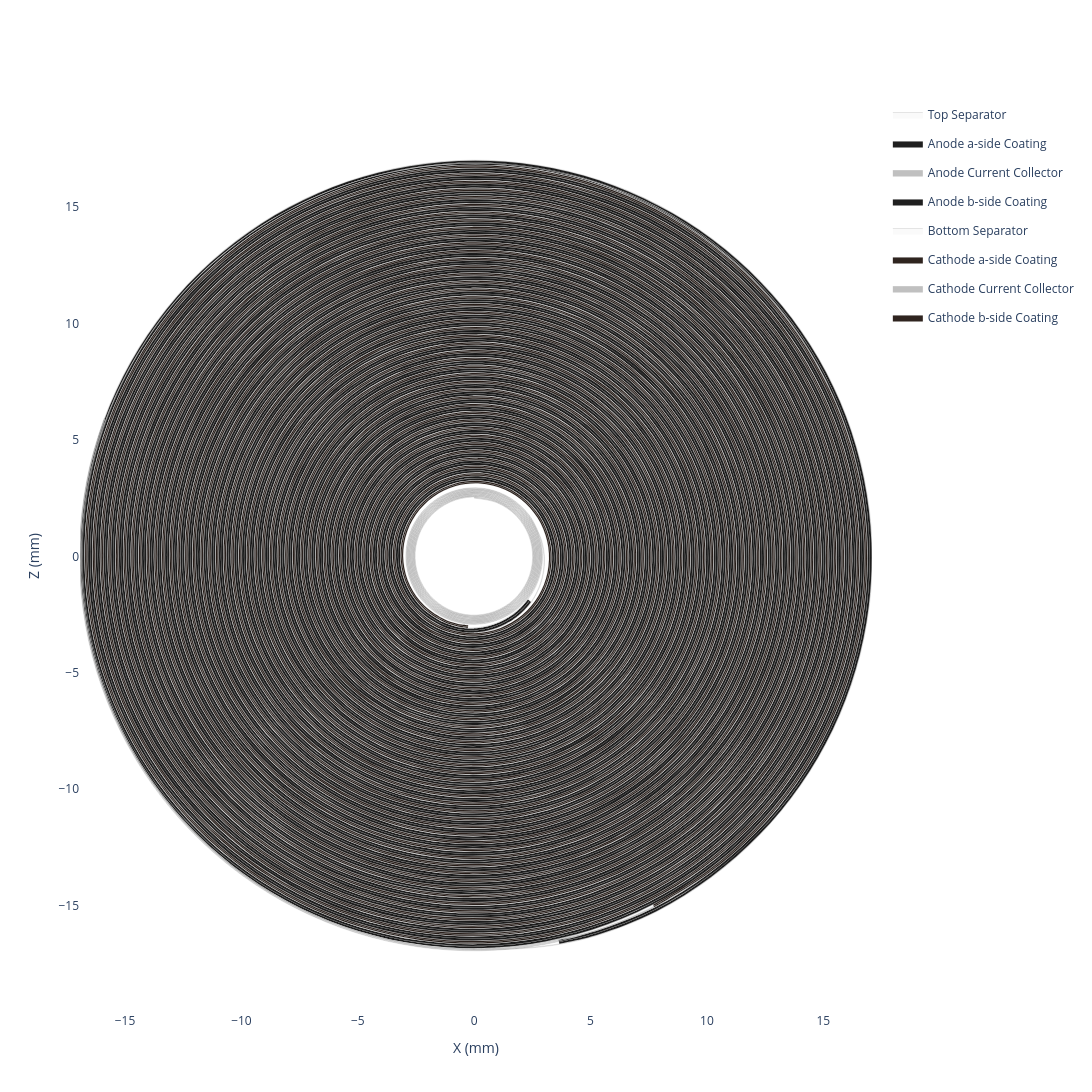

Write notebook code for a chart like this one.
### Code cell
my_jellyroll.get_spiral_plot(height=1300, width=1300).show()

### Figure 1 — Plotly figure (JSON) as saved in the notebook; plotly's stock layout.template omitted (floating-point values rounded to 4 significant figures; data arrays with more than 128 entries replaced by an {"elided": "..."} marker saying what was removed)
{"data": [{"customdata": {"elided": "3648x6 float values"}, "fill": "toself", "fillcolor": "#fafafa", "hovertemplate": "<b>Top Separator (Extruded)</b><br>Theta: %{customdata[0]:.2f}°<br>Unwrapped Length: %{customdata[1]:.2f} mm<br>Radius: %{customdata[2]:.2f} mm<br>X: %{customdata[3]:.2f} mm<br>Z: %{customdata[4]:.2f} mm<br>Turns: %{customdata[5]:.2f}<extra></extra>", "legendgroup": "Top Separator", "line": {"color": "black", "shape": "spline", "width": 0.1}, "mode": "lines", "name": "Top Separator", "type": "scatter", "x": {"elided": "3648 float values"}, "y": {"elided": "3648 float values"}}, {"customdata": {"elided": "2976x6 float values"}, "fill": "toself", "fillcolor": "#1f1f1f", "hovertemplate": "<b>Anode a-side Coating (Extruded)</b><br>Theta: %{customdata[0]:.2f}°<br>Unwrapped Length: %{customdata[1]:.2f} mm<br>Radius: %{customdata[2]:.2f} mm<br>X: %{customdata[3]:.2f} mm<br>Z: %{customdata[4]:.2f} mm<br>Turns: %{customdata[5]:.2f}<extra></extra>", "legendgroup": "Anode a-side Coating", "line": {"color": "black", "shape": "spline", "width": 0.1}, "mode": "lines", "name": "Anode a-side Coating", "type": "scatter", "x": {"elided": "2976 float values"}, "y": {"elided": "2976 float values"}}, {"customdata": {"elided": "2976x6 float values"}, "fill": "toself", "fillcolor": "#C0C0C0", "hovertemplate": "<b>Anode Current Collector (Extruded)</b><br>Theta: %{customdata[0]:.2f}°<br>Unwrapped Length: %{customdata[1]:.2f} mm<br>Radius: %{customdata[2]:.2f} mm<br>X: %{customdata[3]:.2f} mm<br>Z: %{customdata[4]:.2f} mm<br>Turns: %{customdata[5]:.2f}<extra></extra>", "legendgroup": "Anode Current Collector", "line": {"color": "black", "shape": "spline", "width": 0.1}, "mode": "lines", "name": "Anode Current Collector", "type": "scatter", "x": {"elided": "2976 float values"}, "y": {"elided": "2976 float values"}}, {"customdata": {"elided": "2976x6 float values"}, "fill": "toself", "fillcolor": "#1f1f1f", "hovertemplate": "<b>Anode b-side Coating (Extruded)</b><br>Theta: %{customdata[0]:.2f}°<br>Unwrapped Length: %{customdata[1]:.2f} mm<br>Radius: %{customdata[2]:.2f} mm<br>X: %{customdata[3]:.2f} mm<br>Z: %{customdata[4]:.2f} mm<br>Turns: %{customdata[5]:.2f}<extra></extra>", "legendgroup": "Anode b-side Coating", "line": {"color": "black", "shape": "spline", "width": 0.1}, "mode": "lines", "name": "Anode b-side Coating", "type": "scatter", "x": {"elided": "2976 float values"}, "y": {"elided": "2976 float values"}}, {"customdata": {"elided": "3648x6 float values"}, "fill": "toself", "fillcolor": "#fafafa", "hovertemplate": "<b>Bottom Separator (Extruded)</b><br>Theta: %{customdata[0]:.2f}°<br>Unwrapped Length: %{customdata[1]:.2f} mm<br>Radius: %{customdata[2]:.2f} mm<br>X: %{customdata[3]:.2f} mm<br>Z: %{customdata[4]:.2f} mm<br>Turns: %{customdata[5]:.2f}<extra></extra>", "legendgroup": "Bottom Separator", "line": {"color": "black", "shape": "spline", "width": 0.1}, "mode": "lines", "name": "Bottom Separator", "type": "scatter", "x": {"elided": "3648 float values"}, "y": {"elided": "3648 float values"}}, {"customdata": {"elided": "2660x6 float values"}, "fill": "toself", "fillcolor": "#2f241f", "hovertemplate": "<b>Cathode a-side Coating (Extruded)</b><br>Theta: %{customdata[0]:.2f}°<br>Unwrapped Length: %{customdata[1]:.2f} mm<br>Radius: %{customdata[2]:.2f} mm<br>X: %{customdata[3]:.2f} mm<br>Z: %{customdata[4]:.2f} mm<br>Turns: %{customdata[5]:.2f}<extra></extra>", "legendgroup": "Cathode a-side Coating", "line": {"color": "black", "shape": "spline", "width": 0.1}, "mode": "lines", "name": "Cathode a-side Coating", "type": "scatter", "x": {"elided": "2660 float values"}, "y": {"elided": "2660 float values"}}, {"customdata": {"elided": "2660x6 float values"}, "fill": "toself", "fillcolor": "#C0C0C0", "hovertemplate": "<b>Cathode Current Collector (Extruded)</b><br>Theta: %{customdata[0]:.2f}°<br>Unwrapped Length: %{customdata[1]:.2f} mm<br>Radius: %{customdata[2]:.2f} mm<br>X: %{customdata[3]:.2f} mm<br>Z: %{customdata[4]:.2f} mm<br>Turns: %{customdata[5]:.2f}<extra></extra>", "legendgroup": "Cathode Current Collector", "line": {"color": "black", "shape": "spline", "width": 0.1}, "mode": "lines", "name": "Cathode Current Collector", "type": "scatter", "x": {"elided": "2660 float values"}, "y": {"elided": "2660 float values"}}, {"customdata": {"elided": "2660x6 float values"}, "fill": "toself", "fillcolor": "#2f241f", "hovertemplate": "<b>Cathode b-side Coating (Extruded)</b><br>Theta: %{customdata[0]:.2f}°<br>Unwrapped Length: %{customdata[1]:.2f} mm<br>Radius: %{customdata[2]:.2f} mm<br>X: %{customdata[3]:.2f} mm<br>Z: %{customdata[4]:.2f} mm<br>Turns: %{customdata[5]:.2f}<extra></extra>", "legendgroup": "Cathode b-side Coating", "line": {"color": "black", "shape": "spline", "width": 0.1}, "mode": "lines", "name": "Cathode b-side Coating", "type": "scatter", "x": {"elided": "2660 float values"}, "y": {"elided": "2660 float values"}}, {"customdata": {"elided": "1822x6 float values"}, "hovertemplate": "<b>Top Separator</b><br>Theta: %{customdata[0]:.2f}°<br>Unwrapped Length: %{customdata[1]:.2f} mm<br>Radius: %{customdata[2]:.2f} mm<br>X: %{customdata[3]:.2f} mm<br>Z: %{customdata[4]:.2f} mm<br>Turns: %{customdata[5]:.2f}<extra></extra>", "legendgroup": "Top Separator", "line": {"color": "#fafafa", "shape": "spline", "width": 0}, "mode": "lines", "name": "Top Separator", "showlegend": false, "type": "scatter", "x": {"elided": "1822 float values"}, "y": {"elided": "1822 float values"}}, {"customdata": {"elided": "1486x6 float values"}, "hovertemplate": "<b>Anode a-side Coating</b><br>Theta: %{customdata[0]:.2f}°<br>Unwrapped Length: %{customdata[1]:.2f} mm<br>Radius: %{customdata[2]:.2f} mm<br>X: %{customdata[3]:.2f} mm<br>Z: %{customdata[4]:.2f} mm<br>Turns: %{customdata[5]:.2f}<extra></extra>", "legendgroup": "Anode a-side Coating", "line": {"color": "#1f1f1f", "shape": "spline", "width": 0}, "mode": "lines", "name": "Anode a-side Coating", "showlegend": false, "type": "scatter", "x": {"elided": "1486 float values"}, "y": {"elided": "1486 float values"}}, {"customdata": {"elided": "1486x6 float values"}, "hovertemplate": "<b>Anode Current Collector</b><br>Theta: %{customdata[0]:.2f}°<br>Unwrapped Length: %{customdata[1]:.2f} mm<br>Radius: %{customdata[2]:.2f} mm<br>X: %{customdata[3]:.2f} mm<br>Z: %{customdata[4]:.2f} mm<br>Turns: %{customdata[5]:.2f}<extra></extra>", "legendgroup": "Anode Current Collector", "line": {"color": "#C0C0C0", "shape": "spline", "width": 0}, "mode": "lines", "name": "Anode Current Collector", "showlegend": false, "type": "scatter", "x": {"elided": "1486 float values"}, "y": {"elided": "1486 float values"}}, {"customdata": {"elided": "1486x6 float values"}, "hovertemplate": "<b>Anode b-side Coating</b><br>Theta: %{customdata[0]:.2f}°<br>Unwrapped Length: %{customdata[1]:.2f} mm<br>Radius: %{customdata[2]:.2f} mm<br>X: %{customdata[3]:.2f} mm<br>Z: %{customdata[4]:.2f} mm<br>Turns: %{customdata[5]:.2f}<extra></extra>", "legendgroup": "Anode b-side Coating", "line": {"color": "#1f1f1f", "shape": "spline", "width": 0}, "mode": "lines", "name": "Anode b-side Coating", "showlegend": false, "type": "scatter", "x": {"elided": "1486 float values"}, "y": {"elided": "1486 float values"}}, {"customdata": {"elided": "1822x6 float values"}, "hovertemplate": "<b>Bottom Separator</b><br>Theta: %{customdata[0]:.2f}°<br>Unwrapped Length: %{customdata[1]:.2f} mm<br>Radius: %{customdata[2]:.2f} mm<br>X: %{customdata[3]:.2f} mm<br>Z: %{customdata[4]:.2f} mm<br>Turns: %{customdata[5]:.2f}<extra></extra>", "legendgroup": "Bottom Separator", "line": {"color": "#fafafa", "shape": "spline", "width": 0}, "mode": "lines", "name": "Bottom Separator", "showlegend": false, "type": "scatter", "x": {"elided": "1822 float values"}, "y": {"elided": "1822 float values"}}, {"customdata": {"elided": "1328x6 float values"}, "hovertemplate": "<b>Cathode a-side Coating</b><br>Theta: %{customdata[0]:.2f}°<br>Unwrapped Length: %{customdata[1]:.2f} mm<br>Radius: %{customdata[2]:.2f} mm<br>X: %{customdata[3]:.2f} mm<br>Z: %{customdata[4]:.2f} mm<br>Turns: %{customdata[5]:.2f}<extra></extra>", "legendgroup": "Cathode a-side Coating", "line": {"color": "#2f241f", "shape": "spline", "width": 0}, "mode": "lines", "name": "Cathode a-side Coating", "showlegend": false, "type": "scatter", "x": {"elided": "1328 float values"}, "y": {"elided": "1328 float values"}}, {"customdata": {"elided": "1328x6 float values"}, "hovertemplate": "<b>Cathode Current Collector</b><br>Theta: %{customdata[0]:.2f}°<br>Unwrapped Length: %{customdata[1]:.2f} mm<br>Radius: %{customdata[2]:.2f} mm<br>X: %{customdata[3]:.2f} mm<br>Z: %{customdata[4]:.2f} mm<br>Turns: %{customdata[5]:.2f}<extra></extra>", "legendgroup": "Cathode Current Collector", "line": {"color": "#C0C0C0", "shape": "spline", "width": 0}, "mode": "lines", "name": "Cathode Current Collector", "showlegend": false, "type": "scatter", "x": {"elided": "1328 float values"}, "y": {"elided": "1328 float values"}}, {"customdata": {"elided": "1328x6 float values"}, "hovertemplate": "<b>Cathode b-side Coating</b><br>Theta: %{customdata[0]:.2f}°<br>Unwrapped Length: %{customdata[1]:.2f} mm<br>Radius: %{customdata[2]:.2f} mm<br>X: %{customdata[3]:.2f} mm<br>Z: %{customdata[4]:.2f} mm<br>Turns: %{customdata[5]:.2f}<extra></extra>", "legendgroup": "Cathode b-side Coating", "line": {"color": "#2f241f", "shape": "spline", "width": 0}, "mode": "lines", "name": "Cathode b-side Coating", "showlegend": false, "type": "scatter", "x": {"elided": "1328 float values"}, "y": {"elided": "1328 float values"}}], "layout": {"height": 1300, "hovermode": "closest", "paper_bgcolor": "white", "plot_bgcolor": "white", "width": 1300, "xaxis": {"scaleanchor": "y", "title": {"text": "X (mm)"}, "zeroline": false}, "yaxis": {"title": {"text": "Z (mm)"}, "zeroline": false}}}
